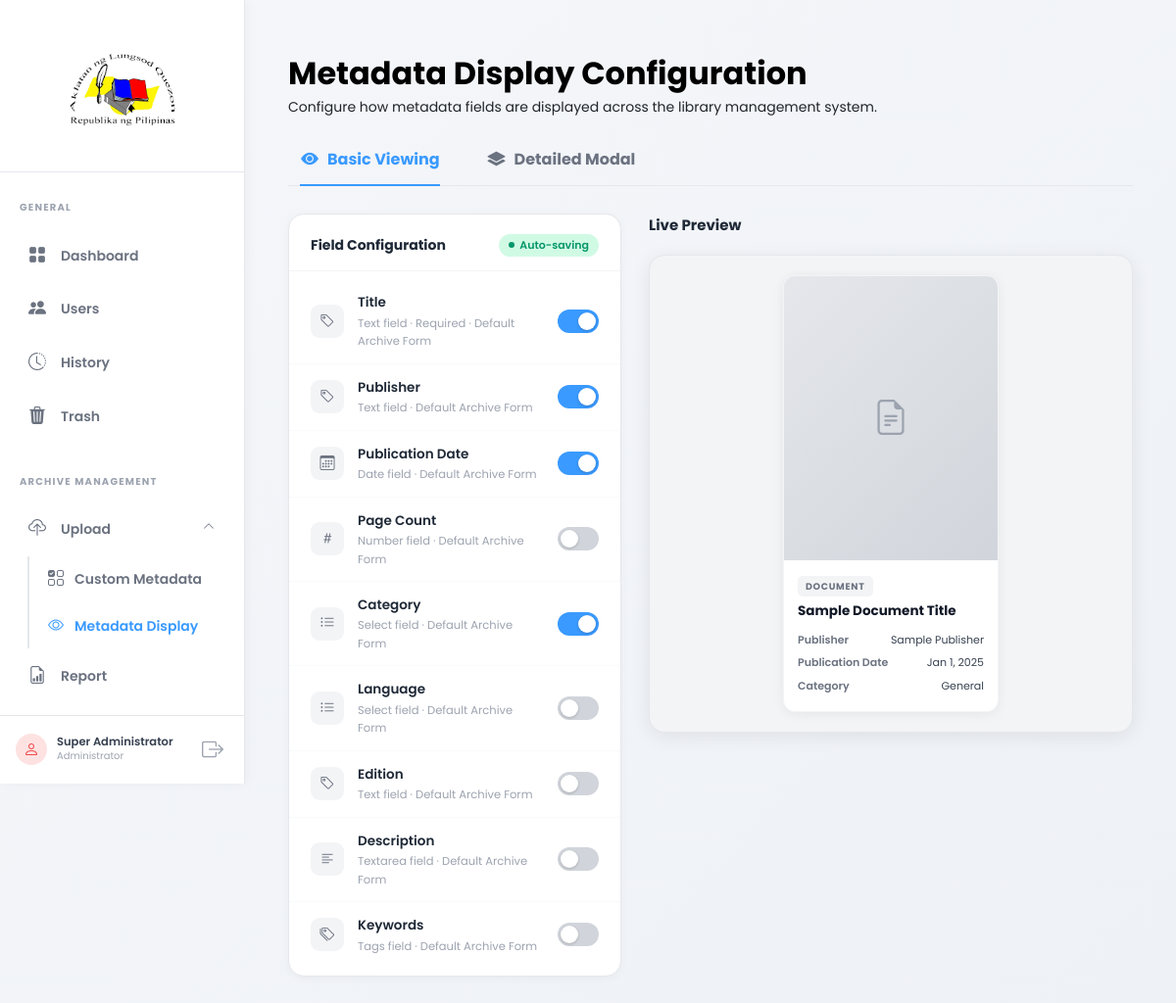
The page /admin_pages/metadata-display.php (signed in) on the database its author committed.
### tables this page shows
CREATE TABLE IF NOT EXISTS users (
    id INT PRIMARY KEY AUTO_INCREMENT,
    username VARCHAR(50) UNIQUE NOT NULL,
    password VARCHAR(255) NOT NULL,
    full_name VARCHAR(100) NOT NULL,
    email VARCHAR(100) UNIQUE NOT NULL,
    profile_photo VARCHAR(255) DEFAULT NULL,
    role ENUM('super_admin', 'admin') DEFAULT 'admin',
    status ENUM('active', 'inactive') DEFAULT 'active',
    last_login DATETIME DEFAULT NULL,
    deleted_by INT DEFAULT NULL,
    deleted_at DATETIME DEFAULT NULL,
    created_at DATETIME DEFAULT CURRENT_TIMESTAMP,
    updated_at DATETIME DEFAULT CURRENT_TIMESTAMP ON UPDATE CURRENT_TIMESTAMP
);

CREATE TABLE IF NOT EXISTS form_fields (
    id INT PRIMARY KEY AUTO_INCREMENT,
    form_id INT NOT NULL COMMENT 'References form_templates.id',
    field_label VARCHAR(255) NOT NULL COMMENT 'Display label shown to users',
    field_type ENUM('text', 'textarea', 'number', 'date', 'select', 'checkbox', 'radio', 'tags') NOT NULL,
    field_options TEXT DEFAULT NULL COMMENT 'JSON array for select/checkbox/radio options',
    is_required TINYINT(1) DEFAULT 0 COMMENT '1 = required field, 0 = optional',
    display_order INT DEFAULT 0 COMMENT 'Sort order for display on forms',
    help_text TEXT DEFAULT NULL COMMENT 'Optional help text displayed near field',
    created_at DATETIME DEFAULT CURRENT_TIMESTAMP,
    updated_at DATETIME DEFAULT CURRENT_TIMESTAMP ON UPDATE CURRENT_TIMESTAMP,
    FOREIGN KEY (form_id) REFERENCES form_templates(id) ON DELETE CASCADE,
    INDEX idx_form_order (form_id, display_order)
);

CREATE TABLE IF NOT EXISTS form_templates (
    id INT PRIMARY KEY AUTO_INCREMENT,
    name VARCHAR(255) NOT NULL,
    description TEXT DEFAULT NULL,
    status ENUM('draft', 'active', 'archived') DEFAULT 'draft',
    is_active TINYINT(1) DEFAULT 0 COMMENT '1 = currently active template, 0 = inactive',
    modified_by INT DEFAULT NULL,
    created_at DATETIME DEFAULT CURRENT_TIMESTAMP,
    updated_at DATETIME DEFAULT CURRENT_TIMESTAMP ON UPDATE CURRENT_TIMESTAMP,
    INDEX idx_status (status),
    INDEX idx_is_active (is_active),
    CONSTRAINT fk_form_modified_by FOREIGN KEY (modified_by) REFERENCES users(id) ON DELETE SET NULL
);

### admin_pages/metadata-display.php (called while the page is built, shortened)
<?php
require_once __DIR__ . '/../backend/core/auth.php';
require_once __DIR__ . '/../backend/core/functions.php';
$fields = [];
try {
    $stmt = $pdo->query("
        SELECT
            ff.id,
            ff.field_label,
            ff.field_type,
            ff.is_required,
            ff.display_order,
            ff.help_text,
            ft.name AS form_name,
            ft.is_active,
            COALESCE(mdc.show_on_card, 1)   AS show_on_card,
            COALESCE(mdc.show_in_modal, 1)  AS show_in_modal
        FROM form_fields ff
        JOIN form_templates ft ON ff.form_id = ft.id
        LEFT JOIN metadata_display_config mdc ON ff.id = mdc.form_field_id
        WHERE ft.is_active = 1
        ORDER BY ff.display_order ASC, ff.id ASC
    ");
    $fields = $stmt->fetchAll(PDO::FETCH_ASSOC);
} catch (Exception $e) {
    $fields = [];
}
$sampleFile = null;
try {
    $sampleStmt = $pdo->query("
        SELECT n.id, n.title, n.thumbnail_path, n.file_type, n.file_size, n.created_at
        FROM newspapers n
        WHERE n.deleted_at IS NULL
        ORDER BY n.created_at DESC
        LIMIT 1
    ");
    $sampleFile = $sampleStmt->fetch(PDO::FETCH_ASSOC);
} catch (Exception $e) {
    $sampleFile = null;
}
include __DIR__ . '/../views/metadata-display.php';

### backend/core/functions.php (called while the page is built, shortened)
<?php
function isLoggedIn()
{
    return isset($_SESSION['user_id']) && !empty($_SESSION['user_id']);
}
function getCurrentUser()
{
    global $pdo;
    $stmt = $pdo->prepare("SELECT * FROM users WHERE id = ?");
    $stmt->execute([$_SESSION['user_id']]);
    return $stmt->fetch();
}

### backend/core/auth.php (called while the page is built, shortened)
<?php
require_once __DIR__ . '/functions.php';
$currentUser = getCurrentUser();

### views/metadata-display.php (the view, shortened to what this page needs)
<?php
include __DIR__ . '/layouts/header.php';
?>
<div class="container-fluid py-4">
    <div class="md-page-header mb-3" style="margin-top: 0 !important; padding-top: 0 !important;">
        <h1 class="fw-bold m-0" style="font-size: 32px; color: #000; font-family: 'Poppins', sans-serif;">Metadata
            Display Configuration</h1>
        <div class="text-dark" style="font-size: 14px; margin-top: 4px;">Configure how metadata fields are displayed
            across the library management system.</div>
    </div>
    <ul class="nav md-tabs" id="mdTabs">
        <li class="nav-item">
            <a class="nav-link active" href="#" data-tab="card">
                <i class="bi bi-eye-fill"></i>Basic Viewing
            </a>
        </li>
        <li class="nav-item">
            <a class="nav-link" href="#" data-tab="modal">
                <i class="bi bi-layers-fill"></i>Detailed Modal
            </a>
        </li>
    </ul>
    <?php if (empty($fields)): ?>
        <div class="alert alert-info d-flex align-items-center gap-3" style="border-radius:12px">
            <i class="bi bi-info-circle-fill" style="font-size:1.4rem"></i>
            <div>
                <strong>No custom metadata fields found.</strong><br>
                <span style="font-size:13px">Go to <a href="form-builder.php" class="fw-semibold">Custom Metadata</a> and
                    create some fields first — they will automatically appear here.</span>
            </div>
        </div>
    <?php else: ?>
        <div class="md-layout">
            <div class="md-config-panel">
                <div class="md-config-header">
                    <h6>Field Configuration</h6>
                    <span class="md-autosave-badge"><span class="dot"></span>Auto-saving</span>
                </div>
                <div class="md-field-list" id="mdFieldList">
                    <?php foreach ($fields as $field): ?>
                        <?php
                        $icon = match ($field['field_type']) {
                            'date' => 'bi-calendar3',
                            'number' => 'bi-hash',
                            'textarea' => 'bi-text-left',
                            'select', 'radio' => 'bi-list-ul',
                            'checkbox' => 'bi-check2-square',
                            'tags' => 'bi-tags',
                            default => 'bi-tag',
                        };
                        ?>
                        <div class="md-field-row" data-field-id="<?= $field['id'] ?>"
                            data-card="<?= (int) $field['show_on_card'] ?>" data-modal="<?= (int) $field['show_in_modal'] ?>"
                            data-label="<?= htmlspecialchars($field['field_label']) ?>"
                            data-type="<?= htmlspecialchars($field['field_type']) ?>">
                            <div class="md-field-icon"><i class="bi <?= $icon ?>"></i></div>
                            <div class="md-field-meta">
                                <div class="md-field-label"><?= htmlspecialchars($field['field_label']) ?></div>
                                <div class="md-field-desc"><?= ucfirst($field['field_type']) ?>
                                    field<?= $field['is_required'] ? ' · Required' : '' ?><?= $field['form_name'] ? ' · ' . htmlspecialchars($field['form_name']) : '' ?>
                                </div>
                            </div>
                            <label class="md-toggle">
                                <span class="slider"></span>
                            </label>
                        </div>
                    <?php endforeach; ?>
                </div>
            </div>
            <div class="md-preview-panel">
                <div class="md-preview-label">Live Preview</div>
                <div class="md-preview-container">
                    <div id="previewCard">
                        <div class="md-preview-card">
                                <div class="md-preview-thumb">
                                    <?php if ($sampleFile && $sampleFile['thumbnail_path']): ?>
                                        <img src="<?= APP_URL . '/' . htmlspecialchars($sampleFile['thumbnail_path']) ?>"
                                            alt="Preview">
                                    <?php else: ?>
                                        <i class="bi bi-file-earmark-text"></i>
                                    <?php endif; ?>
                                </div>
                                <div class="md-preview-card-body">
                                    <div class="md-preview-cat">Document</div>
                                    <div class="md-preview-title">
                                        <?= $sampleFile ? htmlspecialchars($sampleFile['title']) : 'Sample Document Title' ?>
                                    </div>
                                    <div id="previewCardMeta"></div>
                                </div>
                            </div>
                        </div>
                    </div>
                </div>
            </div>
        </div>
    <?php endif; ?>
<?php include __DIR__ . '/layouts/footer.php'; ?>

### views/layouts/sidebar.php (shortened to what this page needs)
<aside class="sidebar" id="sidebar">
    <div class="sidebar-header">
        <div class="logo-container">
            <img src="<?= APP_URL ?>/assets/images/sidebarlogo.png" alt="QCPL Logo" class="sidebar-logo">
        </div>
    </div>
    <nav class="sidebar-nav">
        <div class="nav-section">
            <span class="nav-section-title">GENERAL</span>
            <ul class="nav-list">
                <li class="nav-item">
                    <a href="<?= APP_URL ?>/admin_pages/dashboard.php"
                        class="nav-link <?= basename($_SERVER['PHP_SELF']) == 'dashboard.php' ? 'active' : '' ?>">
                        <i class="bi bi-grid-fill"></i>
                        <span>Dashboard</span>
                    </a>
                </li>
                <li class="nav-item">
                    <a href="<?= APP_URL ?>/admin_pages/users.php"
                        class="nav-link <?= basename($_SERVER['PHP_SELF']) == 'users.php' ? 'active' : '' ?>">
                        <i class="bi bi-people-fill"></i>
                        <span>Users</span>
                    </a>
                </li>
                <li class="nav-item">
                    <a href="<?= APP_URL ?>/admin_pages/history.php"
                        class="nav-link <?= basename($_SERVER['PHP_SELF']) == 'history.php' ? 'active' : '' ?>">
                        <i class="bi bi-clock-history"></i>
                        <span>History</span>
                    </a>
                </li>
                <li class="nav-item">
                    <a href="<?= APP_URL ?>/admin_pages/trash.php"
                        class="nav-link <?= basename($_SERVER['PHP_SELF']) == 'trash.php' ? 'active' : '' ?>">
                        <i class="bi bi-trash3-fill"></i>
                        <span>Trash</span>
                    </a>
                </li>
            </ul>
        </div>
        <div class="nav-section">
            <span class="nav-section-title">ARCHIVE MANAGEMENT</span>
            <ul class="nav-list">
                <li class="nav-item position-relative">
                    <a href="<?= APP_URL ?>/admin_pages/upload.php"
                        class="nav-link <?= basename($_SERVER['PHP_SELF']) == 'upload.php' ? 'active' : '' ?>">
                        <i class="bi bi-cloud-upload"></i>
                        <span>Upload</span>
                    </a>
                    <a href="#uploadSubmenu" data-bs-toggle="collapse"
                        aria-expanded="<?= in_array(basename($_SERVER['PHP_SELF']), ['upload.php', 'form-library.php', 'form-builder.php', 'metadata-display.php']) ? 'true' : 'false' ?>"
                        class="submenu-toggle position-absolute d-flex align-items-center justify-content-center"
                        style="right: 20px; top: 2px; height: 44px; width: 32px; z-index: 5; color: #6B7280; text-decoration: none;">
                        <i class="bi bi-chevron-down dropdown-indicator"></i>
                    </a>
                    <ul class="collapse sidebar-submenu list-unstyled <?= in_array(basename($_SERVER['PHP_SELF']), ['upload.php', 'form-library.php', 'form-builder.php', 'metadata-display.php']) ? 'show' : '' ?>"
                        id="uploadSubmenu">
                        <li class="nav-item">
                            <a href="<?= APP_URL ?>/admin_pages/form-library.php"
                                class="nav-link sub-nav-link <?= in_array(basename($_SERVER['PHP_SELF']), ['form-library.php', 'form-builder.php']) ? 'active' : '' ?>">
                                <i class="bi bi-ui-checks-grid"></i>
                                <span>Custom Metadata</span>
                            </a>
                        </li>
                        <li class="nav-item">
                            <a href="<?= APP_URL ?>/admin_pages/metadata-display.php"
                                class="nav-link sub-nav-link <?= basename($_SERVER['PHP_SELF']) == 'metadata-display.php' ? 'active' : '' ?>">
                                <i class="bi bi-eye"></i>
                                <span>Metadata Display</span>
                            </a>
                        </li>
                    </ul>
                </li>
                <li class="nav-item">
                    <a href="<?= APP_URL ?>/admin_pages/report.php"
                        class="nav-link <?= basename($_SERVER['PHP_SELF']) == 'report.php' ? 'active' : '' ?>">
                        <i class="bi bi-file-earmark-bar-graph"></i>
                        <span>Report</span>
                    </a>
                </li>
                <li class="nav-item">
                    <a href="<?= APP_URL ?>/admin_pages/settings.php"
                        class="nav-link <?= basename($_SERVER['PHP_SELF']) == 'settings.php' ? 'active' : '' ?>">
                    </a>
                </li>
            </ul>
        </div>
    </nav>
    <div class="sidebar-footer">
        <div class="sidebar-avatar">
            <i class="bi bi-person"></i>
        </div>
        <div class="sidebar-user-info">
            <span class="sidebar-user-name"><?= htmlspecialchars($currentUser['full_name'] ?? 'User') ?></span>
            <span class="sidebar-user-role">Administrator</span>
        </div>
        <a href="#" data-bs-toggle="modal" data-bs-target="#logoutModal" class="sidebar-logout-btn" title="Logout">
            <i class="bi bi-box-arrow-right"></i>
        </a>
    </div>
</aside>

### rows shown on the page
users: full_name "Super Administrator"
form_fields: field_label "Title", field_type "Text", is_required "· Required", form.name "Default Archive Form"
form_fields: field_label "Publisher", field_type "Text", form.name "Default Archive Form"
form_fields: field_label "Publication Date", field_type "Date", form.name "Default Archive Form"
form_fields: field_label "Page Count", field_type "Number", form.name "Default Archive Form"
form_fields: field_label "Category", field_type "Select", form.name "Default Archive Form"
form_fields: field_label "Language", field_type "Select", form.name "Default Archive Form"
form_fields: field_label "Edition", field_type "Text", form.name "Default Archive Form"
form_fields: field_label "Description", field_type "Textarea", form.name "Default Archive Form"
form_fields: field_label "Keywords", field_type "Tags", form.name "Default Archive Form"
